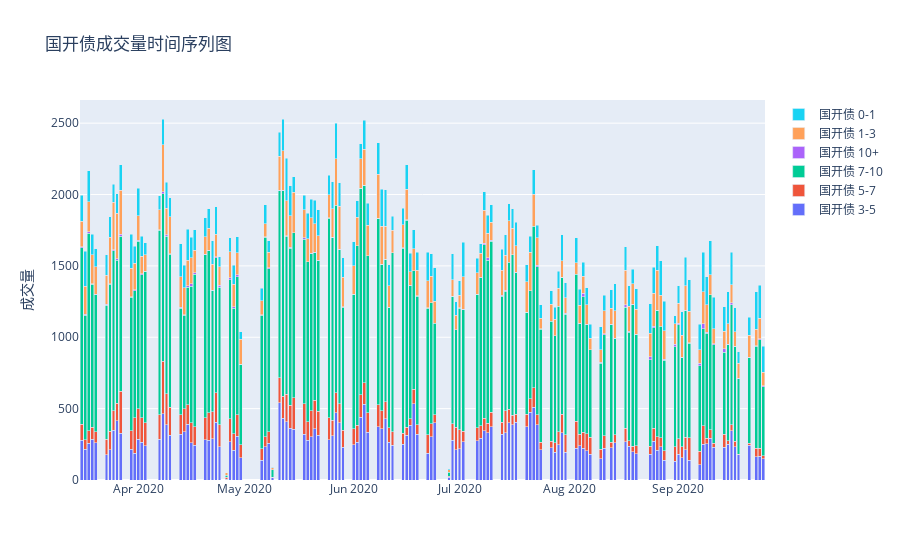

The notebook cell saved with this chart:
### Markdown cell above
整体上，每天同业存单的交易量最大，其次是7-10期国开债；从时间上看，4.26，5.09，6.28时所有品种的交易量大幅骤减，然后迅速恢复（非银调休日)

国开债：分期限看，7-10年期国开债交易量最多，1-3&3-5年期次之（两者基本持平），10+交易量最少；从时间上看，相比于后期3月下旬10+国开债交易量较多（受疫情影响）

农发：分期限看，0-1&1-3年期农发债交易量波动较大，10+最少，5-7期倒二

口行：7月中旬之前 大多数时间3-5年期口行债交易量最多，6月后0-1&1-3年期的交易量有较大幅度的上升

国债：3月初 1-3,3-5,7-10年期的交易量较多，随后1-3,3-5年期的交易量呈现波动中降低趋势，9月整体交易量呈现增长趋势

地方债：期限上，3-5年期交易量最大；时间上，6月下旬至8月中旬地方债的交易量整体大幅下降，随后交易量有所恢复

同业存单：整体比较平稳，6.05-6.09交易量较大，9.21交易量也较大

中票：1-3,3-5年期交易量较多，5-7年期基本没有交易（因为基本也没有什么发行量）

企业债：整体交易量偏小，交易主要集中在1-3&3-5等期限，长期限债基本没有交易量

### Code cell
#绘制各品种成交情况的时间序列子图
std_list = ['国开债','农发债','口行债','国债','地方债','同业存单','短融','中票','超短融','企业债','其他']
draw_timeseries_by_group(std_list[0])

### Figure 1 — Plotly figure (JSON) as saved in the notebook; plotly's stock layout.template omitted (floating-point values rounded to 4 significant figures; data arrays with more than 128 entries replaced by an {"elided": "..."} marker saying what was removed)
{"data": [{"name": "国开债 3-5", "type": "bar", "x": {"elided": "133 str values"}, "y": {"elided": "133 float values"}}, {"name": "国开债 5-7", "type": "bar", "x": {"elided": "133 str values"}, "y": {"elided": "133 float values"}}, {"name": "国开债 7-10", "type": "bar", "x": {"elided": "133 str values"}, "y": {"elided": "133 float values"}}, {"name": "国开债 10+", "type": "bar", "x": ["2020-03-16", "2020-03-17", "2020-03-18", "2020-03-19", "2020-03-20", "2020-03-23", "2020-03-24", "2020-03-25", "2020-03-26", "2020-03-27", "2020-03-30", "2020-03-31", "2020-04-01", "2020-04-02", "2020-04-03", "2020-04-07", "2020-04-08", "2020-04-09", "2020-04-10", "2020-04-13", "2020-04-14", "2020-04-15", "2020-04-16", "2020-04-17", "2020-04-20", "2020-04-21", "2020-04-22", "2020-04-23", "2020-04-24", "2020-04-27", "2020-04-28", "2020-04-29", "2020-04-30", "2020-05-06", "2020-05-07", "2020-05-08", "2020-05-11", "2020-05-12", "2020-05-13", "2020-05-14", "2020-05-15", "2020-05-18", "2020-05-19", "2020-05-20", "2020-05-21", "2020-05-22", "2020-05-25", "2020-05-26", "2020-05-28", "2020-05-29", "2020-06-01", "2020-06-02", "2020-06-03", "2020-06-04", "2020-06-05", "2020-06-08", "2020-06-09", "2020-06-10", "2020-06-11", "2020-06-12", "2020-06-15", "2020-06-16", "2020-06-17", "2020-06-18", "2020-06-19", "2020-06-22", "2020-06-23", "2020-06-29", "2020-06-30", "2020-07-01", "2020-07-02", "2020-07-06", "2020-07-07", "2020-07-08", "2020-07-09", "2020-07-10", "2020-07-13", "2020-07-14", "2020-07-16", "2020-07-17", "2020-07-20", "2020-07-23", "2020-07-24", "2020-07-30", "2020-07-31", "2020-08-04", "2020-08-05", "2020-08-06", "2020-08-07", "2020-08-10", "2020-08-11", "2020-08-13", "2020-08-14", "2020-08-17", "2020-08-18", "2020-08-19", "2020-08-20", "2020-08-24", "2020-08-25", "2020-08-26", "2020-08-28", "2020-08-31", "2020-09-01", "2020-09-02", "2020-09-03", "2020-09-04", "2020-09-07", "2020-09-08", "2020-09-09", "2020-09-10", "2020-09-11", "2020-09-14", "2020-09-15", "2020-09-16", "2020-09-17", "2020-09-18", "2020-09-21", "2020-09-23", "2020-09-24", "2020-09-25"], "y": [6.05, 5.62, 11.24, 3.25, 3.404, 5.9, 1.35, 5.9, 9.5, 13.7, 1.8, 8.6, 7.415, 7.1, 0.4, 4.1, 11.3, 10.8, 3.6, 3.6, 4.6, 7.92, 17.8, 7.7, 2.1, 3.6, 2.475, 5.4, 14.01, 12.1, 11, 14.29, 1.396, 2.05, 5.4, 7.3, 2.5, 1.3, 5.06, 5.9, 0.6, 9.2, 0.1, 3.6, 4.14, 2, 3.2, 0.7, 1.22, 5.002, 0.3, 2.2, 1.2, 0.02, 2, 0.9, 0.55, 1.05, 0.1, 1.6, 1.6, 2.5, 1.3, 0.7, 2.8, 2.9, 0.6, 1.3, 0.68, 4.058, 2.5, 1.48, 6.1, 8.7, 15.8, 5, 5.46, 8.043, 0.7, 2.4, 0.3, 8.1, 2.8, 0.5, 6.6, 2.7, 27.6, 4.4, 0.2, 6.1, 4.1, 0.7, 3.2, 16.6, 8.5, 2.1, 0.9, 22.1, 11, 0.2, 9.6, 16.2, 9.5, 1.73, 5.6, 1.5, 15.4, 35, 6.9, 0.5, 5.7, 24.4, 3.9, 14.5, 0.4, 3.1, 5.8, 5.6, 8.717, 9.31]}, {"name": "国开债 1-3", "type": "bar", "x": {"elided": "133 str values"}, "y": {"elided": "133 float values"}}, {"name": "国开债 0-1", "type": "bar", "x": {"elided": "133 str values"}, "y": {"elided": "133 float values"}}], "layout": {"barmode": "stack", "title": {"text": "国开债成交量时间序列图"}, "yaxis": {"title": {"text": "成交量"}}}}
